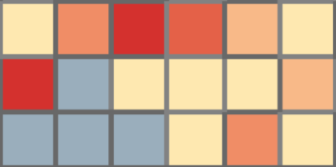
#> input picture code/image-recognition/Tarrant - 6-by-3 sample.png, 336 x 167 px
$ jupyter execute --allow-errors 'Tarrant - mini.ipynb'   (Python 2 division)   (older library calls are emulated)
#> lines starting #> are read from the running program, lines starting #| are printed output that depends on the picture; after the words box and inside, x2 and y2 are one past the last pixel; in counts of white or black regions, pixels touching at a corner belong together
[cell 1]
import numpy as np
import scipy
import pylab
import pymorph
import mahotas
from scipy import ndimage
from PIL import Image
from ipythonblocks import show_color, ImageGrid

[cell 2]
file = "Tarrant - 6-by-3 sample.png"
tarrant = mahotas.imread(file)
tarrant_pil = Image.open(file)
#> tarrant_pil is the input picture: PIL image 336x167 RGBA; mean R, G, B, A 204.2, 165.1, 140.3, 255

[cell 3]
pylab.imshow(tarrant)

[cell 4]
sx = ndimage.sobel(tarrant, axis=0, mode='constant')
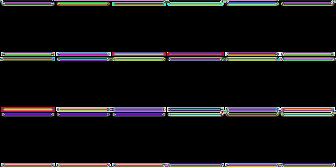
#> sx: shape (167, 336, 3); mean R, G, B 20.5, 18.7, 19.6
sy = ndimage.sobel(tarrant, axis=1, mode='constant')
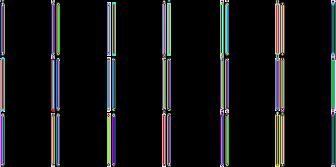
#> sy: shape (167, 336, 3); mean R, G, B 18.6, 19.6, 19.7
sob = np.hypot(sx, sy)
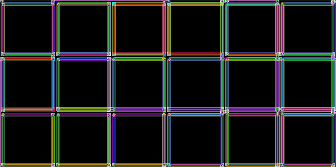
#> sob: shape (167, 336, 3) float16; mean R, G, B 37.8, 36.9, 38; drawn with min black and max white

[cell 5]
def print_true_false_counts(row):
    true_count = 0
    false_count = 0
    for colindex, sobvalue in enumerate(row):
            # sobvalue
            # tarrant_pil.getpixel((colindex, rowindex))
            # sum the array and see if it's 0
            color_total = sobvalue.sum()
            if color_total == 0:
                true_count = true_count + 1
                if false_count != 0:
                    print "Black = " + str(false_count)
                    false_count = 0
            else:
                false_count = false_count + 1
                if true_count != 0 and true_count > 10:
                    print "White = " + str(true_count)
                    print colindex
                    true_count = 0

[cell 6]
def get_color_values_for_row(rowindex, row):
    color_values = []
    true_count = 0
    for colindex, sobvalue in enumerate(row):
            # sum the array and see if it's 0
            color_total = sobvalue.sum()
            if color_total == 0:
                true_count = true_count + 1
            else:
                if true_count != 0 and true_count > 10:
                    square_color = tarrant_pil.getpixel((colindex, rowindex))
                    color_values.append(square_color)
                    true_count = 0
    return color_values

[cell 7]
pylab.imshow(sob)
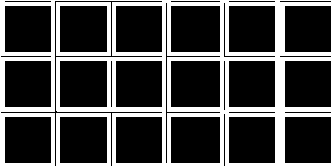
#> shown: shape (167, 336, 3) float16; values 0 (black) and 1 (white), 28.4% white; 2 white regions, box (x1, y1, x2, y2) and area: (0, 0, 336, 167) 15117, (56, 2, 111, 56) 808

[cell 8]
samplerow = sob[150]
#> samplerow = 336 rows, first 8: [224, 128, 224], [164, 12, 236], [88, 200, 72], [4, 60, 204], [80, 128, 112], [0, 0, 0], [0, 0, 0], [0, 0, 0]
color_array_test = [get_color_values_for_row(150, samplerow)]
#> the loop in get_color_values_for_row, `for colindex, sobvalue in enumerate(row): # sum the array and see if i..` made 336 passes
#> (sobvalue, color_total, square_color, true_count) on pass 52: ([176, 128, 144], 448, (154, 174, 188, 255), 0)
#> (sobvalue, color_total, true_count) on passes 6 to 11: ([0, 0, 0], 0, 1), ([0, 0, 0], 0, 2), ([0, 0, 0], 0, 3), ([0, 0, 0], 0, 4), ([0, 0, 0], 0, 5), ([0, 0, 0], 0, 6)
#> after the loop in get_color_values_for_row, `for colindex, sobvalue in enumerate(row):`: color_values = [(154, 174, 188, 255), (154, 174, 188, 255), (154, 174, 188, 255), (254, 232, 176, 255), (240, 141, 102, 255), (254, 232, 176, 255)]; square_color = (254, 232, 176, 255); true_count = 0
#> color_array_test = [[(154, 174, 188, 255), (154, 174, 188, 255), (154, 174, 188, 255), (254, 232, 176, 255), (240, 141, 102, 255), (254, 232, 176, 255)]]

#> (a cell that did not finish here is left out)

[cell 10]
pylab.imshow(sob)
np.shape(sob)
#> Out = (167, 336, 3)

[cell 11]
sob_t = sob.transpose(1,0,2)
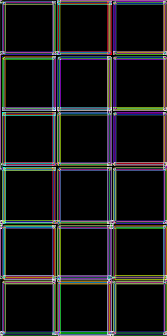
#> sob_t: shape (336, 167, 3) float16; mean R, G, B 37.8, 36.9, 38; drawn with min black and max white

[cell 12]
np.shape(sob_t)
#> Out = (336, 167, 3)

[cell 13]
pylab.imshow(sob_t)
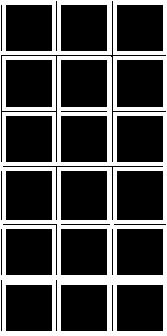
#> shown: shape (336, 167, 3) float16; values 0 (black) and 1 (white), 28.4% white; 2 white regions, box (x1, y1, x2, y2) and area: (0, 0, 167, 336) 15117, (2, 56, 56, 111) 808

[cell 14]
# Go through each row and pick a value that will be our row index
# Get a value for each row and then sum the most common

def get_candidate_row_indexes(row):
    row_indexes = []
    true_count = 0
    for colindex, sobvalue in enumerate(row):
            # sum the array and see if it's 0
            color_total = sobvalue.sum()
            if color_total == 0:
                true_count = true_count + 1
            else:
                if true_count != 0 and true_count > 10:
                    row_indexes.append(colindex - 10)
                    true_count = 0
    return row_indexes

candidates = []
for column in sob_t:
    candidates.append(get_candidate_row_indexes(column))
#> after the loop, candidates = 336 items, first 6: [], [], [], [], [], [42, 97, 153]

[cell 15]
# Source: https://stackoverflow.com/questions/19878250/zero-padding-numpy-array
# Build a zero padded array from uneven length lists
def apply_to_zeros(lst, dtype=np.int64):
    inner_max_len = max(map(len, lst))
#> inner_max_len = 3
    result = np.zeros([len(lst), inner_max_len], dtype)
#> result = 336 rows, first 8: [0, 0, 0], [0, 0, 0], [0, 0, 0], [0, 0, 0], [0, 0, 0], [0, 0, 0], [0, 0, 0], [0, 0, 0]
    for i, row in enumerate(lst):
        for j, val in enumerate(row):
            result[i][j] = val
#> this loop made 336 passes
#> row on passes 1 to 3: [], [], []
#> after the loop, result = 336 rows, first 8: [0, 0, 0], [0, 0, 0], [0, 0, 0], [0, 0, 0], [0, 0, 0], [42, 97, 153], [42, 97, 153], [42, 97, 153]
    return result

candidate_array = apply_to_zeros(candidates)
#> candidate_array has the same summary as result in apply_to_zeros
number_of_rows = candidate_array.shape[1]
#> number_of_rows = 3
print number_of_rows
#| 3

[cell 16]
candidate_array_t = candidate_array.transpose(1,0)

[cell 17]
rows = []
for i in xrange(number_of_rows):
    row = np.median(candidate_array_t[i])
    rows.append(int(row))
#> this loop made 3 passes
#> row on passes 1 to 3: 42, 97, 153
#> after the loop, rows = [42, 97, 153]
print rows
#| [42, 97, 153]

# Put it all together

[cell 18]
color_array = []
for row in rows:
    color_array.append(get_color_values_for_row(row, sob[row]))
#> after the loop, color_array = 3 items
color_array
type(color_array[0][0])

[cell 19]
np_color_array = np.array(color_array)
shape = np_color_array.shape
#> shape = (3, 6, 4)
print shape
#| (3, 6, 4)

$ run again, with code/image-recognition/Tarrant - 6-by-6 sample.png copied over code/image-recognition/Tarrant - 6-by-3 sample.png
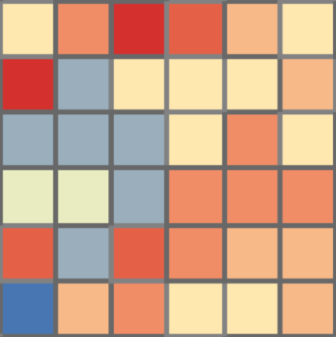
#> input picture code/image-recognition/Tarrant - 6-by-6 sample.png, 336 x 337 px
#> tarrant_pil is the input picture: PIL image 336x337 RGBA; mean R, G, B, A 203.2, 161.8, 136.7, 255
#> `[cell 7] pylab.imshow(sob)`:
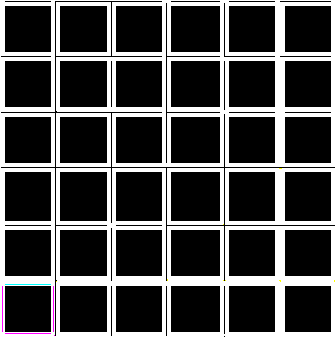
#> shown: shape (337, 336, 3) float16; mean R, G, B 0.285, 0.284, 0.285
#> samplerow = 336 rows, first 8: [224, 128, 224], [164, 12, 236], [88, 200, 72], [4, 60, 204], [80, 128, 112], [0, 0, 0], [0, 0, 0], [0, 0, 0]
#> the loop in get_color_values_for_row, `for colindex, sobvalue in enumerate(row): # sum the array and see if i..` made 336 passes
#> (sobvalue, color_total, square_color, true_count) on pass 52: ([176, 128, 144], 448, (154, 174, 188, 255), 0)
#> after the loop in get_color_values_for_row, `for colindex, sobvalue in enumerate(row):`: color_values = [(154, 174, 188, 255), (154, 174, 188, 255), (154, 174, 188, 255), (254, 232, 176, 255), (240, 141, 102, 255), (254, 232, 176, 255)]; square_color = (254, 232, 176, 255); true_count = 0
#> color_array_test = [[(154, 174, 188, 255), (154, 174, 188, 255), (154, 174, 188, 255), (254, 232, 176, 255), (240, 141, 102, 255), (254, 232, 176, 255)]]
#> `[cell 13] pylab.imshow(sob_t)`:
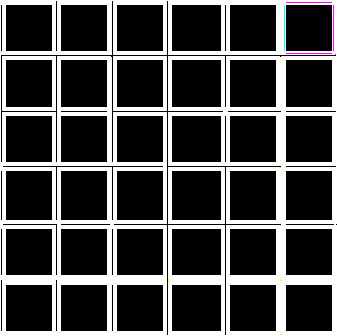
#> shown: shape (336, 337, 3) float16; mean R, G, B 0.285, 0.284, 0.285
#> after the loop `for column in sob_t:`: candidates = 336 items, first 6: [], [], [], [], [], [42, 97, 153, 211, 266, 322]
#> inner_max_len = 6
#> in apply_to_zeros, `result = np.zeros([len(lst), inner_max_len], dtype)`: result = 336 rows, first 6: [0, 0, 0, 0, 0, 0], [0, 0, 0, 0, 0, 0], [0, 0, 0, 0, 0, 0], [0, 0, 0, 0, 0, 0], [0, 0, 0, 0, 0, 0], [0, 0, 0, 0, 0, 0]
#> the loop in apply_to_zeros, `for i, row in enumerate(lst):` made 336 passes
#> row on passes 1 to 3: [], [], []
#> after the loop in apply_to_zeros, `for i, row in enumerate(lst):`: result = 336 rows, first 6: [0, 0, 0, 0, 0, 0], [0, 0, 0, 0, 0, 0], [0, 0, 0, 0, 0, 0], [0, 0, 0, 0, 0, 0], [0, 0, 0, 0, 0, 0], [42, 97, 153, 211, 266, 322]
#> candidate_array has the same summary as result in apply_to_zeros
#| 6
#> the loop `for i in xrange(number_of_rows):` made 6 passes
#> row on passes 1 to 6: 42, 97, 153, 211, 266, 322
#> after the loop `for i in xrange(number_of_rows):`: rows = [42, 97, 153, 211, 266, 322]
#| [42, 97, 153, 211, 266, 322]
#> the loop `for row in rows:` made 6 passes
#> after the loop `for row in rows:`: color_array = 6 items
#| (6, 6, 4)

$ run again, with code/image-recognition/snapshot.jpeg saved as code/image-recognition/Tarrant - 6-by-3 sample.png
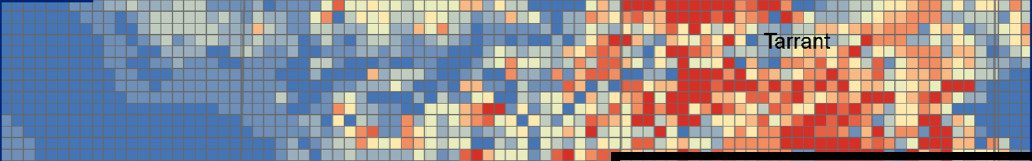
#> input picture code/image-recognition/snapshot.jpeg, 1032 x 161 px
#> tarrant is the input picture: shape (161, 1032, 3); mean R, G, B 147.3, 139.8, 145.9
#> `[cell 7] pylab.imshow(sob)`:
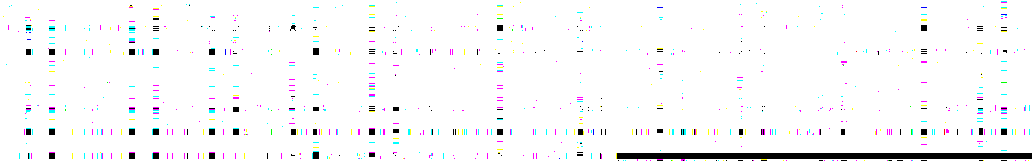
#> shown: shape (161, 1032, 3) float16; mean R, G, B 0.968, 0.968, 0.972
#> samplerow = 1032 rows, first 8: [238.2, 166.5, 107.2], [211.1, 257.5, 260.8], [182.8, 69.06, 140.8], [308.2, 254.4, 235.2], [312.2, 188.1, 232.2], [182, 207.1, 54.12], [310.8, 317, 220.8], [324.8, 229, 237.9]
#> the loop in get_color_values_for_row, `for colindex, sobvalue in enumerate(row): # sum the array and see if i..` made 1032 passes
#> (sobvalue, color_total) on passes 1 to 3: ([238.2, 166.5, 107.2], 512), ([211.1, 257.5, 260.8], 729.5), ([182.8, 69.06, 140.8], 392.5)
#> after the loop in get_color_values_for_row, `for colindex, sobvalue in enumerate(row):`: color_values = []; true_count = 0
#> color_array_test = [[]]
#> `[cell 13] pylab.imshow(sob_t)`:
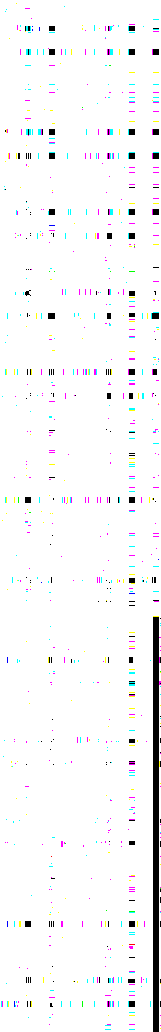
#> shown: shape (1032, 161, 3) float16; mean R, G, B 0.968, 0.968, 0.972
#> after the loop `for column in sob_t:`: candidates = 1032 items, first 6: [], [], [], [], [], []
#> inner_max_len = 2
#> in apply_to_zeros, `result = np.zeros([len(lst), inner_max_len], dtype)`: result = 1032 pairs, first value 0 to 0, second value 0 to 0
#> the loop in apply_to_zeros, `for i, row in enumerate(lst):` made 1032 passes
#> row on passes 1 to 3: [], [], []
#> after the loop in apply_to_zeros, `for i, row in enumerate(lst):`: result = 1032 pairs, first value 0 to 149, second value 0 to 149
#> candidate_array has the same summary as result in apply_to_zeros
#| 2
#> the loop `for i in xrange(number_of_rows):` made 2 passes
#> row on passes 1 to 2: 0, 0
#> after the loop `for i in xrange(number_of_rows):`: rows = [0, 0]
#| [0, 0]
#> the loop `for row in rows:` made 2 passes
#> after the loop `for row in rows:`: color_array = [[], []]
#> np_color_array = empty array
#| (2, 0)
